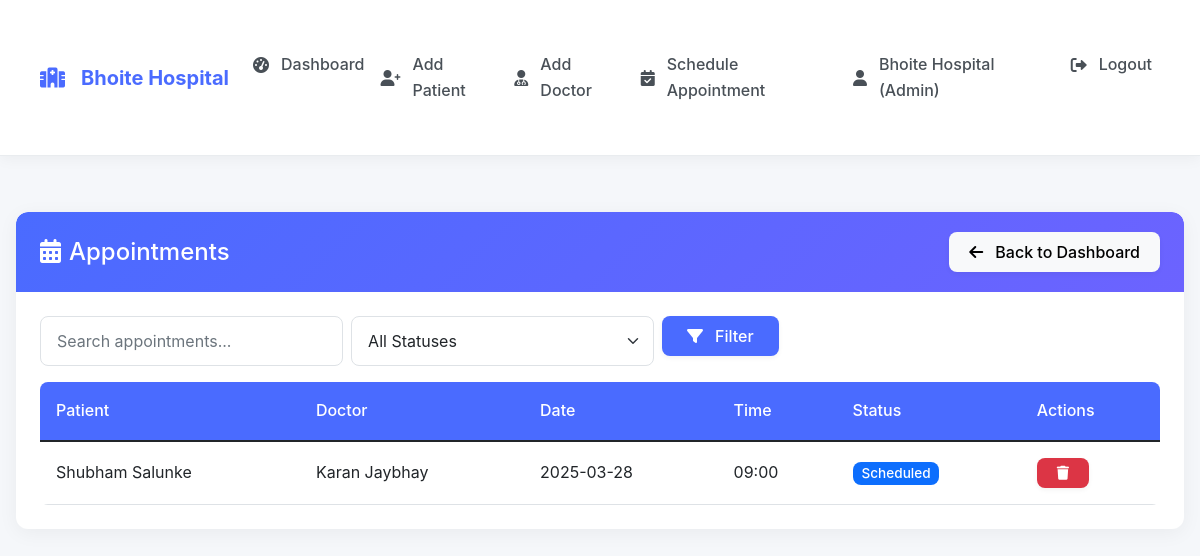
Screenshot of /admin/view_appointments (signed in) with the database file from the repository.
### tables this page shows
CREATE TABLE appointments (
        id INTEGER PRIMARY KEY AUTOINCREMENT,
        patient_id INTEGER NOT NULL,
        doctor_id INTEGER NOT NULL,
        date TEXT NOT NULL,
        time_slot TEXT NOT NULL,
        status TEXT DEFAULT 'Scheduled',
        notes TEXT,
        created_at TIMESTAMP DEFAULT CURRENT_TIMESTAMP,
        hospital_id INTEGER NOT NULL,
        FOREIGN KEY (patient_id) REFERENCES patients(id),
        FOREIGN KEY (doctor_id) REFERENCES doctors(id),
        FOREIGN KEY (hospital_id) REFERENCES staff(id)
    );

CREATE TABLE patients (
        id INTEGER PRIMARY KEY AUTOINCREMENT,
        name TEXT NOT NULL,
        age INTEGER NOT NULL,
        gender TEXT,
        contact TEXT,
        address TEXT,
        medical_history TEXT,
        created_at TIMESTAMP DEFAULT CURRENT_TIMESTAMP,
        created_by INTEGER,
        hospital_id INTEGER NOT NULL,
        FOREIGN KEY (created_by) REFERENCES staff(id),
        FOREIGN KEY (hospital_id) REFERENCES staff(id)
    );

CREATE TABLE doctors (
        id INTEGER PRIMARY KEY AUTOINCREMENT,
        name TEXT NOT NULL,
        specialization TEXT NOT NULL,
        experience INTEGER,
        consultation_fee REAL,
        contact TEXT,
        bio TEXT,
        image_path TEXT,
        username TEXT UNIQUE,
        password TEXT,
        created_by INTEGER,
        hospital_id INTEGER NOT NULL,
        FOREIGN KEY (created_by) REFERENCES staff(id),
        FOREIGN KEY (hospital_id) REFERENCES staff(id)
    );

### app.py (the view)
@app.route('/admin/view_appointments')
def view_appointments():
    if 'user_id' not in session or session['user_type'] != 'admin':
        return redirect(url_for('login'))
    search_query = request.args.get('search', '').strip()
    status_filter = request.args.get('status', '').strip()
    conn = get_db_connection()
    try:
        query = '''
            SELECT a.id, p.name as patient_name, d.name as doctor_name,
                   a.date, a.time_slot, a.status, a.notes
            FROM appointments a
            JOIN patients p ON a.patient_id = p.id
            JOIN doctors d ON a.doctor_id = d.id
            WHERE a.hospital_id = ?
        '''
        params = [session['hospital_id']]
        if search_query:
            query += ' AND (p.name LIKE ? OR d.name LIKE ?)'
            params.extend([f'%{search_query}%', f'%{search_query}%'])
        if status_filter:
            query += ' AND a.status = ?'
            params.append(status_filter)
        query += ' ORDER BY a.date DESC, a.time_slot DESC'
        appointments = conn.execute(query, params).fetchall()
    except Exception as e:
        flash('Error loading appointments', 'danger')
        app.logger.error(f"View appointments error: {str(e)}")
        appointments = []
    finally:
        conn.close()
    return render_template('admin/view_appointments.html',
                         appointments=appointments,
                         search_query=search_query,
                         status_filter=status_filter)

### app.py (called while the page is built)
def get_db_connection():
    conn = sqlite3.connect('hospital.db')
    conn.row_factory = sqlite3.Row
    return conn

### templates/admin/view_appointments.html (shortened to what this page needs)
{% extends "base.html" %}
{% block content %}
<div class="card">
    <div class="card-header bg-primary text-white d-flex justify-content-between align-items-center">
        <h4 class="mb-0">
            <i class="fas fa-calendar-alt me-2"></i>Appointments
        </h4>
        <div>
            <a href="{{ url_for('admin_dashboard') }}" class="btn btn-light">
                <i class="fas fa-arrow-left me-1"></i>Back to Dashboard
            </a>
        </div>
    </div>
    <div class="card-body">
        <div class="row mb-3">
            <div class="col-md-8">
                <form class="row g-2" method="GET" action="{{ url_for('view_appointments') }}">
                    <div class="col-md-5">
                        <input type="search" class="form-control" name="search" placeholder="Search appointments..."
                               value="{{ search_query }}" aria-label="Search">
                    </div>
                    <div class="col-md-5">
                        <select class="form-select" name="status">
                            <option value="">All Statuses</option>
                        </select>
                    </div>
                    <div class="col-md-2">
                        <button class="btn btn-primary w-100" type="submit">
                            <i class="fas fa-filter me-1"></i>Filter
                        </button>
                    </div>
                </form>
            </div>
        </div>
        <div class="table-responsive">
            <table class="table table-hover">
                <thead>
                    <tr>
                        <th>Patient</th>
                        <th>Doctor</th>
                        <th>Date</th>
                        <th>Time</th>
                        <th>Status</th>
                        <th>Actions</th>
                    </tr>
                </thead>
                <tbody>
                    {% for app in appointments %}
                    <tr>
                        <td>{{ app.patient_name }}</td>
                        <td>{{ app.doctor_name }}</td>
                        <td>{{ app.date }}</td>
                        <td>{{ app.time_slot }}</td>
                        <td>
                            <span class="badge
                                {% if app.status == 'Completed' %}bg-success
                                {% elif app.status == 'Cancelled' %}bg-danger
                                {% else %}bg-primary{% endif %}">
                                {{ app.status }}
                            </span>
                        </td>
                        <td>
                            <a href="{{ url_for('delete_appointment', appointment_id=app.id) }}"
                               class="btn btn-sm btn-danger" data-bs-toggle="tooltip" title="Delete Appointment">
                                <i class="fas fa-trash"></i>
                            </a>
                        </td>
                    </tr>
                    {% else %}
                    <tr>
                        <td colspan="6" class="text-center">No appointments found</td>
                    </tr>
                    {% endfor %}
                </tbody>
            </table>
        </div>
    </div>
</div>
{% endblock %}

### static/css/style.css (style rules this page uses)
:root { --primary: #4a6bff; --primary-light: #eef1ff; --primary-dark: #3a56d4; --secondary: #6c63ff; --success: #28a745; --info: #17a2b8; --warning: #ffc107; --danger: #dc3545; --light: #f8f9fa; --dark: #343a40; --white: #ffffff; --gray-100: #f8f9fa; --gray-200: #e9ecef; --gray-300: #dee2e6; --gray-400: #ced4da; --gray-500: #adb5bd; --gray-600: #6c757d; --gray-700: #495057; --gray-800: #343a40; --gray-900: #212529; }
body { font-family: 'Inter', -apple-system, BlinkMacSystemFont, 'Segoe UI', Roboto, 'Helvetica Neue', Arial, sans-serif; background-color: #f5f7fa; color: var(--gray-800); line-height: 1.6; min-height: 100vh; }
.card { border: none; border-radius: 12px; box-shadow: 0 4px 20px rgba(0, 0, 0, 0.05); transition: all 0.3s ease; overflow: hidden; background: var(--white); margin-bottom: 1.5rem; }
.card-header { background: linear-gradient(135deg, var(--primary), var(--secondary)); color: var(--white); border-radius: 12px 12px 0 0 !important; padding: 1.25rem 1.5rem; font-weight: 600; border-bottom: none; }
.card-body { padding: 1.5rem; }
.btn { border-radius: 8px; padding: 0.5rem 1.25rem; font-weight: 500; transition: all 0.3s ease; box-shadow: 0 2px 5px rgba(0, 0, 0, 0.05); border: none; display: inline-flex; align-items: center; justify-content: center; gap: 0.5rem; }
.btn-primary { background-color: var(--primary); color: white; }
.form-control, .form-select { border-radius: 8px; padding: 0.75rem 1rem; border: 1px solid var(--gray-300); transition: all 0.3s ease; }
.table { border-radius: 8px; overflow: hidden; margin-bottom: 0; }
.table th { background-color: var(--primary); color: var(--white); font-weight: 500; padding: 1rem; }
.table td { vertical-align: middle; padding: 1rem; }
.badge { font-weight: 500; padding: 0.35em 0.65em; border-radius: 8px; font-size: 0.85em; }

### rows the page displays
appointments: patient_name "Shubham Salunke", doctor_name "Karan Jaybhay", date "2025-03-28", time_slot "09:00", status "Scheduled"

### other values shown
{{ session['hospital_name'] }} "Bhoite Hospital"
{{ session['name'] }} "Bhoite Hospital"
{{ 'Admin' if session['user_type'] == 'admin' else 'Doctor' }} "Admin"
